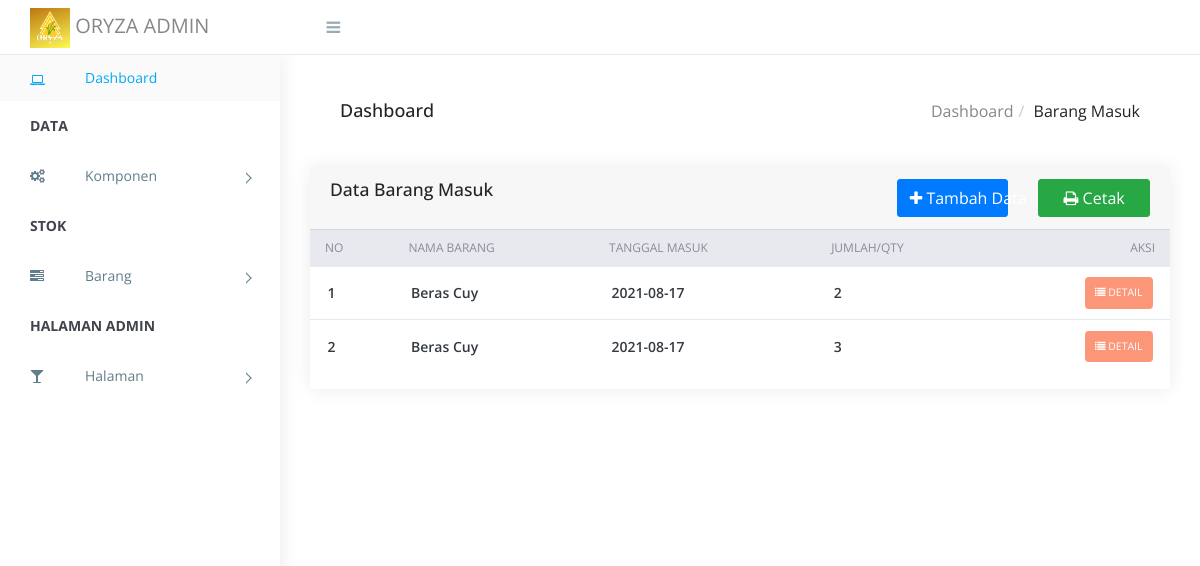
/admin/databarangmasuk.php (signed in), run on the app's committed database.
### tables this page shows
CREATE TABLE `barang_masuk` (
  `id` int(10) NOT NULL,
  `id_produk` int(10) NOT NULL,
  `tanggal_masuk` date NOT NULL,
  `jumlah` int(3) NOT NULL
);

CREATE TABLE `produk` (
  `id` int(10) NOT NULL,
  `gambar` varchar(255) NOT NULL,
  `nama` varchar(50) NOT NULL,
  `harga` int(100) NOT NULL,
  `berat` int(100) NOT NULL,
  `stok` int(100) NOT NULL,
  `deskripsi` text NOT NULL,
  `kategori` enum('beras','dedak') NOT NULL
);

### admin/databarangmasuk.php (the view, shortened to what this page needs)
<?php require_once("head.php"); ?>
        <div class="breadcrumbs">
            <div class="breadcrumbs-inner">
                <div class="row m-0">
                    <div class="col-sm-4">
                        <div class="page-header float-left">
                            <div class="page-title">
                                <h1>Dashboard</h1>
                            </div>
                        </div>
                    </div>
                    <div class="col-sm-8">
                        <div class="page-header float-right">
                            <div class="page-title">
                                <ol class="breadcrumb text-right">
                                    <li><a href="index.php">Dashboard</a></li>
                                    <li class="active">Barang Masuk</li>
                                </ol>
                            </div>
                        </div>
                    </div>
                </div>
            </div>
        </div>
        <div class="content">
            <div class="animated fadeIn">
                <div class="row">
                    <div class="col-lg-12">
                        <div class="card">
                            <div class="card-header">
                                  <div class="row">
                                    <div class="col-lg-8">
                                        <h4 class="card-title">Data Barang Masuk</h4>
                                    </div>
                                    <div class="col-lg-2">
                                        <a href="tdmasuk.php" class="btn btn-primary btn-block" style="color: white;"><i class="fa fa-plus"></i> Tambah Data</a>
                                    </div>
                                    <div class="col-lg-2">
                                        <a href="cetakbarangmasuk.php" class="btn btn-success btn-block" style="color: white;"><i class="fa fa-print"></i> Cetak</a>
                                    </div>
                                </div>
                            </div>
                            <div class="table-stats order-table ov-h">
                                <table class="table ">
                                    <thead>
                                        <tr>
                                            <th class="serial">No</th>
                                            <th>Nama Barang</th>
                                            <th>Tanggal Masuk</th>
                                            <th>Jumlah/Qty</th>
                                            <th>Aksi</th>
                                        </tr>
                                    </thead>
                                    <tbody>
                                        <?php
                                            $no = 1;
                                            $call = mysqli_query($koneksi, "SELECT barang_masuk.id,produk.nama as nama_produk,barang_masuk.id_produk as id_produk,tanggal_masuk, jumlah FROM barang_masuk
                                            INNER JOIN  produk ON produk.id = barang_masuk.id_produk ORDER BY tanggal_masuk ASC");
                                            if(mysqli_num_rows($call)==0){?>
                                              <tr>
                                                  <td class="serial" colspan="5"><center>Tidak Ada Data</center></td>
                                              </tr>
                                      <?php }else{
                                        while($data = mysqli_fetch_array($call)){
                                    ?>
                                    <tr>
                                        <td class="serial"><?= $no++ ?></td>
                                        <td><span class="name"><?php echo $data['nama_produk']?></span></td>
                                        <td><span class="name"><?php echo $data['tanggal_masuk']?></span></td>
                                        <td><span class="count"><?php echo $data['jumlah']?></span></td>
                                        <td>
                                          <a href="detailmasuk.php?id=<?php echo $data['id']; ?>" class="badge badge-pending"><i class="fa fa-list"></i> Detail</a>
                                        </td>
                                    </tr>
                                  <?php } }?>
                                    </tbody>
                                </table>
                            </div>
                        </div>
                    </div>
                        </div>
                    </div>
                </div>
        </div>
<?php require_once("footer.php");
?>

### admin/assets/css/style.css (style rules this page uses)
body { display: table; font-family: "Open Sans", sans-serif; font-size: 16px; width: 100%; }
a, button { text-decoration: none; outline: none !important; color: #878787; -webkit-transition: all 0.25s ease; transition: all 0.25s ease; }
h1, h2, h3, h4, h5, h6 { margin: 0; }
ul, ol { padding-left: 0; }
.ov-h { overflow: hidden; }
.btn, button, input, textarea { -webkit-box-shadow: none; box-shadow: none; outline: 0 !important; }
.btn { border-radius: 3px; }
.order-table { position: relative; }
.order-table:after, .order-table:before { content: ""; position: absolute; top: 0px; height: 37px; width: 10px; background: #e8e9ef; }
.order-table:after { right: -1px; }
.order-table:before { left: -1px; }
.order-table tr th { background: #e8e9ef; }
.order-table tr td:last-child, .order-table tr th:last-child { text-align: right; }
.order-table tr:last-child td { border: none; }
.order-table .badge { color: white; padding: 10px; text-transform: uppercase; font-weight: normal; }
.order-table .badge-pending { background: #fb9678; }
.right-panel .breadcrumbs { float: left; margin-top: 30px; padding: 0 1.875em; width: 100%; }
.right-panel .breadcrumbs .breadcrumbs-inner { background-color: #fff; }
.right-panel .page-header { min-height: 50px; margin: 0px; padding: 0px 15px; background: #ffffff; border-bottom: 0px; }
.right-panel .page-header h1 { font-size: 18px; padding: 15px 0; }
.right-panel .page-header .breadcrumb { margin: 0px; padding: 13.5px 0; background: #fff; text-transform: capitalize; }
.right-panel .page-header .breadcrumb > li + li:before { padding: 0 5px; color: #ccc; content: "/\00a0"; }
.content { float: left; padding: 1.875em; width: 100%; }
.card { margin-bottom: 1.875em; border-radius: 5px; padding: 0; border: 0px solid transparent; -webkit-box-shadow: 0 0 20px rgba(0, 0, 0, 0.08); box-shadow: 0 0 20px rgba(0, 0, 0, 0.08); }
.card h4 { font-size: 1.1rem; }
.table-stats table { font-family: 'Open Sans'; }
.table-stats table th, .table-stats table td { border: none; border-bottom: 1px solid #e8e9ef; color: #868e96; font-size: 12px; font-weight: normal; padding: .75em 1.25em; text-transform: uppercase; }
.table-stats table th .name, .table-stats table td .name { color: #343a40; font-size: 14px; text-transform: capitalize; }
.table-stats table td { color: #343a40; font-size: 14px; font-weight: 600; text-transform: capitalize; vertical-align: middle; }
.btn, .button { display: inline-block; font-weight: 400; text-align: center; white-space: nowrap; vertical-align: middle; -webkit-transition: all .15s ease-in-out; transition: all .15s ease-in-out; border-radius: 3; cursor: pointer; }

### data on the page
barang_masuk: id_produk.nama "Beras Cuy", tanggal_masuk "2021-08-17", jumlah "2"
barang_masuk: id_produk.nama "Beras Cuy", tanggal_masuk "2021-08-17", jumlah "3"
